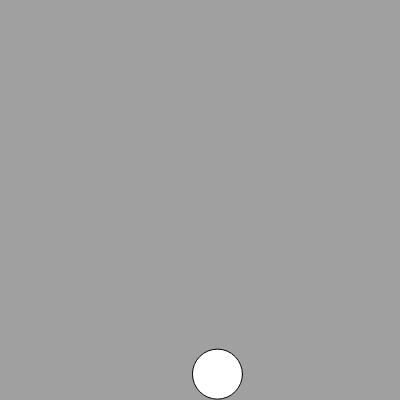
Frame 1 (no input)
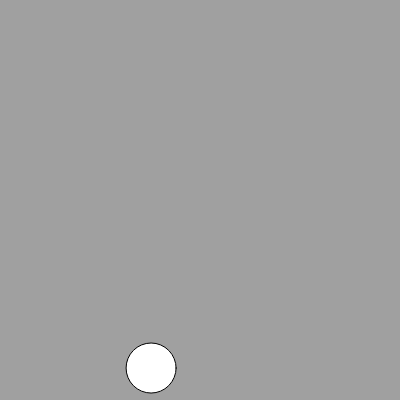
Frame 60 (no input)
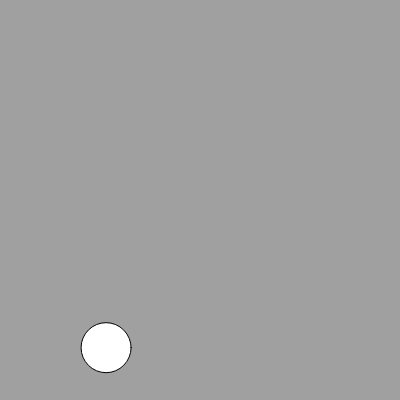
Frame 120 (the mouse pressed at the canvas centre since frame 60)

The p5.js sketch that drew these frames (run headless with seeded random() and noise() and a simulated clock; from frame 60 on, the mouse is pressed at the canvas centre):

// p5.js sketch
// ── sketch.js
//https://github.com/stavrosdidakis/DAT-GAD-405_2017
//https://p5js.org

//DAT405 / GAD405
//13_CircularMotion_(Position)

//Setup of variables
let angle = 0;

function setup(){
  createCanvas(400, 400);
}

function draw(){
  background(160);

  //Accumulate an additional amount to the angle
  angle += 0.1;

  //Get the sin and cos value from the angle
  let sinValueX = sin(angle);
  let sinValueY = cos(angle);

  //Map the sin and cos output range from -1,1 to position values
  let x = map(sinValueX, -1, 1, 0, width-50);
  let y = map(sinValueY, -1, 1, 0, width-50);

  fill(255);
  ellipse(25+x, 25+y, 50, 50);
}
